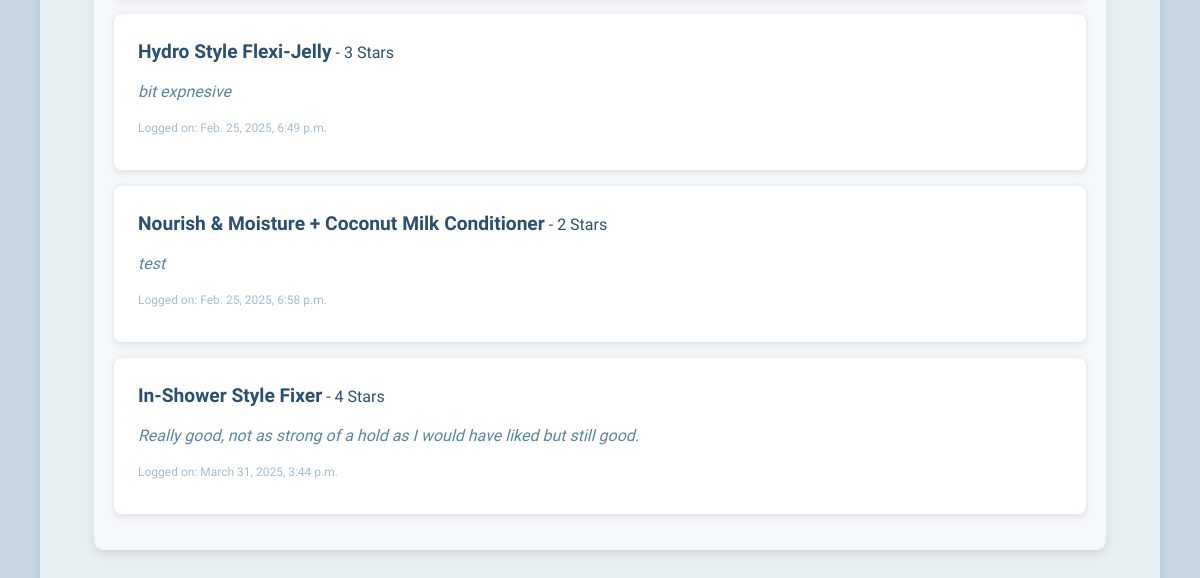
Page /quiz/tried-that/ (lower part) on the earlier database version.
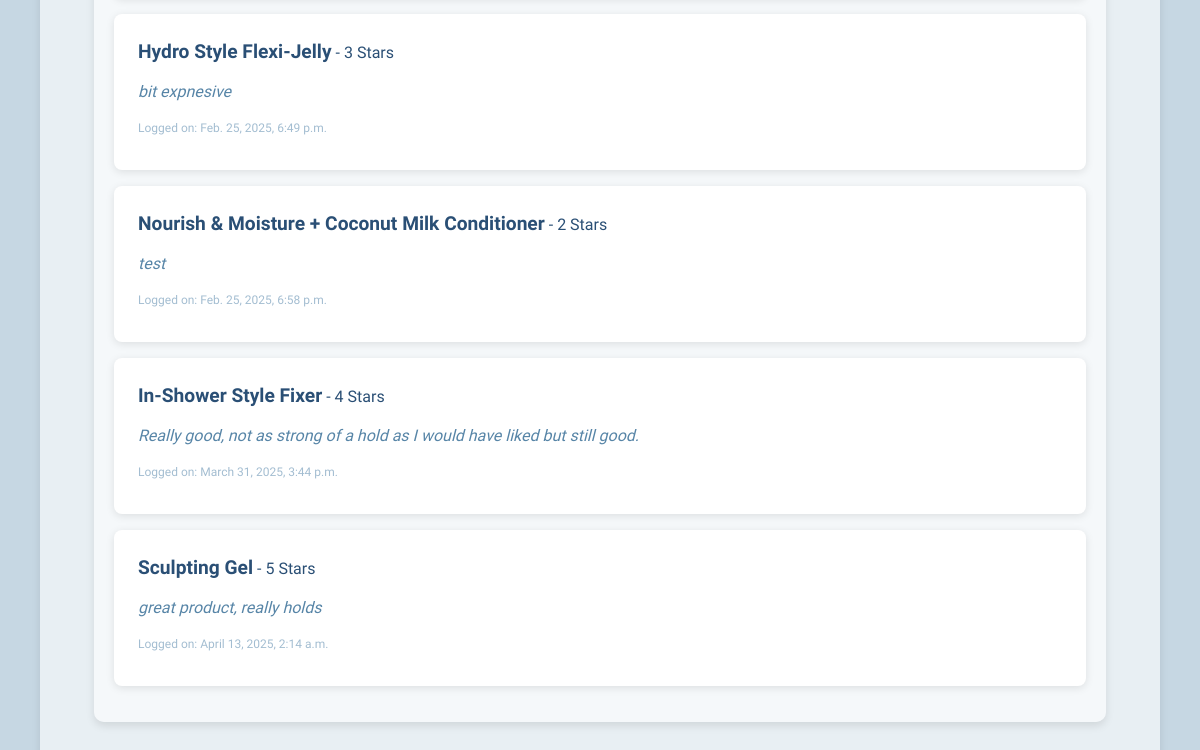
Same page on the later database version.
### quiz/models.py (models this page shows, shortened)
class TriedProduct(models.Model):
    product = models.ForeignKey(HairProduct, on_delete=models.CASCADE)
    rating = models.PositiveSmallIntegerField(choices=[
        (1, "Awful, never again"),
        (2, "Not great"),
        (3, "Okay, would try again"),
        (4, "Good, recommend"),
        (5, "Amazing, holy grail product")
    ])
    notes = models.TextField(blank=True, null=True)
    created_at = models.DateTimeField(auto_now_add=True)

class HairProduct(models.Model):
    brand = models.CharField(max_length=255)
    name = models.CharField(max_length=255)
    category = models.CharField(max_length=100)
    price = models.DecimalField(max_digits=10, decimal_places=2)
    curl_pattern = models.CharField(max_length=255)
    hair_type = models.CharField(max_length=255)
    vegan = models.BooleanField(default=False)
    weight = models.CharField(max_length=1, choices=[('L', 'Light'), ('M', 'Medium'), ('H', 'Heavy')])
    growth_areas = models.CharField(max_length=255, blank=True, null=True)  # Allows empty values
    sulfate_free = models.BooleanField(default=False)
    hold_level = models.CharField(max_length=10, choices=[('light', 'Light'), ('medium', 'Medium'), ('strong', 'Strong')], blank=True, null=True)
    def __str__(self):
        return self.name

### quiz/views.py (the view)
# urls.py: path('tried-that/', views.tried_that, name='tried_that'),
def tried_that(request):
    if request.method == "POST":
        form = TriedProductForm(request.POST)
        if form.is_valid():
            form.save()
            return redirect('tried_that')  # Redirect back to the same page
    else:
        form = TriedProductForm()
    logged_products = TriedProduct.objects.all()
    return render(request, 'quiz/tried_that.html', {
        'form': form,
        'logged_products': logged_products
    })

### quiz/templates/quiz/tried_that.html (shortened to what this page needs)
{% extends 'base.html' %}
{% block content %}
    <div class="container">
        <ul style="list-style: none; padding: 0;">
            {% for product in logged_products %}
                <li style="background-color: white; padding: 1.5rem; margin: 1rem 0; border-radius: 8px; box-shadow: 0 2px 8px rgba(0, 0, 0, 0.1);">
                    <strong style="color: #2A4F75; font-size: 1.2rem;">{{ product.product.name }}</strong> - {{ product.rating }} Stars
                    {% if product.notes %}
                        <p style="margin: 0.8rem 0; font-style: italic; color: #5785A7;">{{ product.notes }}</p>
                    {% endif %}
                    <p style="margin: 0.5rem 0; font-size: 0.9rem; color: #A3BDD1;"><small>Logged on: {{ product.created_at }}</small></p>
                </li>
            {% empty %}
                <p style="text-align: center; color: #5785A7; font-style: italic; padding: 1rem;">No products logged yet.</p>
            {% endfor %}
        </ul>
    </div>
{% endblock %}

### quiz/templates/base.html (shortened to what this page needs)
<!DOCTYPE html>
<html lang="en">
<head>
</head>
<body>
    <div class="container">
        {% block content %}{% endblock %}
    </div>
</body>
</html>

### quiz/templates/base.html (style rules this page uses)
body { background-color: #C6D7E3; color: #2A4F75; font-family: 'Archivo Narrow', sans-serif; margin: 0; padding: 0; line-height: 1.5; }
.container { max-width: 90%; margin: 30px auto; padding: 20px; background: rgba(255, 255, 255, 0.6); border-radius: 10px; box-shadow: 0 4px 8px rgba(0, 0, 0, 0.1); }

Differences in the rows shown:
added TriedProduct: product.name "Sculpting Gel", rating "5", notes "great product, really holds", created_at "April 13, 2025, 2:14 a.m."
